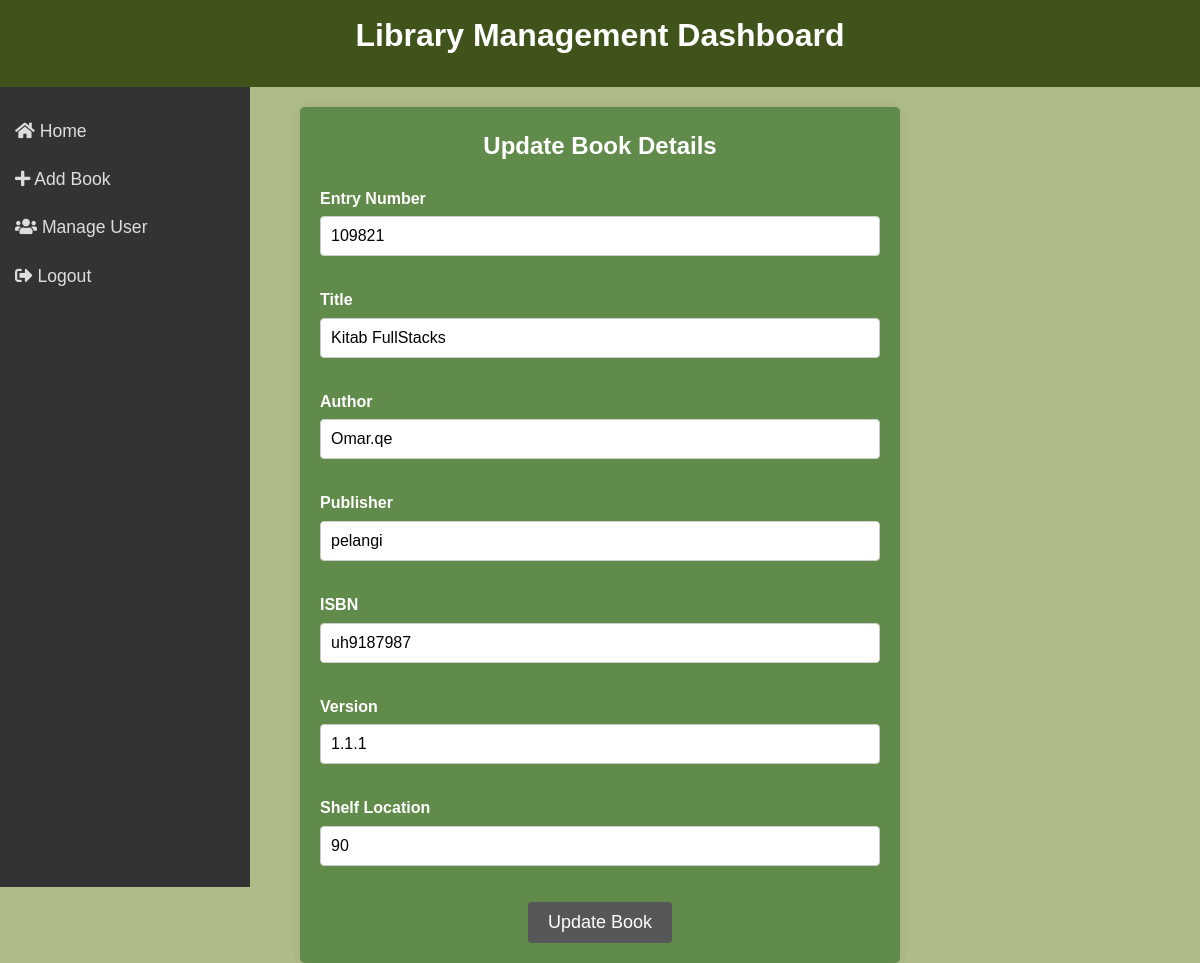
Page /book/update/4 (signed in) on the committed database.
### models.py (models this page shows)
class Book(db.Model):
    id = db.Column(db.Integer, primary_key=True)
    entry_number = db.Column(db.String(50), unique=True, nullable=False)
    title = db.Column(db.String(150), nullable=False)
    author = db.Column(db.String(100), nullable=False)
    publisher = db.Column(db.String(100), nullable=False)
    isbn = db.Column(db.String(13), unique=True, nullable=False)
    version = db.Column(db.String(50), nullable=False)
    shelf = db.Column(db.String(50), nullable=False)

### app.py (the view, shortened to what this page needs)
@app.route('/book/update/<int:book_id>', methods=['GET', 'POST'])
def update_book(book_id):
    if not session.get('logged_in'):
        return redirect(url_for('login'))
    book = Book.query.get_or_404(book_id)
    return render_template('update_book.html', book=book)

### templates/update_book.html (shortened to what this page needs)
<!DOCTYPE html>
<html lang="en">
<head>
    <link rel="stylesheet" href="{{ url_for('static', filename='css/style.css') }}">
    <link rel="stylesheet" href="https://cdnjs.cloudflare.com/ajax/libs/font-awesome/5.15.1/css/all.min.css">
</head>
<div class="header">
    <h1>Library Management Dashboard</h1>
</div>
<div class="sidebar">
    <a href="{{ url_for('index') }}"><i class="fas fa-home"></i> Home</a>
    {% if session['logged_in'] %}
        <a href="{{ url_for('add_book') }}"><i class="fas fa-plus"></i> Add Book</a>
        <a href="{{ url_for('view_users') }}"><i class="fas fa-users"></i> Manage User</a>
        <a href="{{ url_for('logout') }}"><i class="fas fa-sign-out-alt"></i> Logout</a>
    {% else %}
        <a href="{{ url_for('login') }}"><i class="fas fa-sign-in-alt"></i> Login</a>
        <a href="{{ url_for('register') }}"><i class="fas fa-user-plus"></i> Register</a>
    {% endif %}
</div>
<div class="form-wrapper">
    <h2>Update Book Details</h2>
    <form method="POST" action="{{ url_for('update_book', book_id=book.id) }}" class="form">
        <div class="form-group">
            <label for="entry_number">Entry Number</label>
            <input type="text" id="entry_number" name="entry_number" value="{{ book.entry_number }}" required>
        </div>
        <div class="form-group">
            <label for="title">Title</label>
            <input type="text" id="title" name="title" value="{{ book.title }}" required>
        </div>
        <div class="form-group">
            <label for="author">Author</label>
            <input type="text" id="author" name="author" value="{{ book.author }}" required>
        </div>
        <div class="form-group">
            <label for="publisher">Publisher</label>
            <input type="text" id="publisher" name="publisher" value="{{ book.publisher }}" required>
        </div>
        <div class="form-group">
            <label for="isbn">ISBN</label>
            <input type="text" id="isbn" name="isbn" value="{{ book.isbn }}" required>
        </div>
        <div class="form-group">
            <label for="version">Version</label>
            <input type="text" id="version" name="version" value="{{ book.version }}" required>
        </div>
        <div class="form-group">
            <label for="shelf">Shelf Location</label>
            <input type="text" id="shelf" name="shelf" value="{{ book.shelf }}" required>
        </div>
        <div class="form-actions">
            <button type="submit" class="submit-btn">Update Book</button>
        </div>
    </form>
</div>
</body>
</html>

### static/css/style.css (style rules this page uses)
* { box-sizing: border-box; margin: 0; padding: 0; }
h1 { margin-bottom: 1rem; }
input[type="text"], input[type="password"], input[type="email"] { width: 100%; padding: 0.75rem; margin-bottom: 1rem; border-radius: 5px; border: 1px solid #ddd; }
.submit-btn { background: #005a87; color: #fff; padding: 1rem 2rem; border: none; border-radius: 5px; cursor: pointer; transition: background 0.3s ease-in; }
.form-actions { text-align: right; }
body, html { height: 100%; margin: 0; font-family: Arial, sans-serif; }

### templates/update_book.html (style rules this page uses)
* { box-sizing: border-box; margin: 0; padding: 0; }
* { margin: 0; padding: 0; box-sizing: border-box; }
.header { padding: 10px 0; background-color: #40531b; color: white; text-align: center; }
.form-wrapper { background-color: #618b4a; border-radius: 5px; box-shadow: 0 0 10px rgba(0, 0, 0, 0.1); margin: 20px auto; padding: 20px; max-width: 600px; }
.sidebar { height: 100vh; width: 250px; position: fixed; background-color: #333; padding-top: 20px; }
.sidebar a { padding: 10px 15px; text-decoration: none; font-size: 1.1em; color: #afbc88; display: block; }
h2 { font-size: 24px; text-align: center; margin-bottom: 20px; color: #ffffff; }
.form-group { margin-bottom: 15px; }
label { display: block; font-weight: bold; margin-bottom: 5px; color: #ffffff; }
input[type="text"] { width: 100%; padding: 10px; border: 1px solid #ccc; border-radius: 4px; font-size: 16px; }
.form-actions { text-align: center; margin-top: 20px; }
.submit-btn { background-color: #575757; color: #fff; border: none; padding: 10px 20px; border-radius: 4px; font-size: 18px; cursor: pointer; }
.sidebar a { padding: 10px 15px; text-decoration: none; font-size: 1.1em; color: #ddd; display: block; }

### rows in the picture
Book: entry_number "109821", title "Kitab FullStacks", author "Omar.qe", publisher "pelangi", isbn "uh9187987", version "1.1.1", shelf "90"
